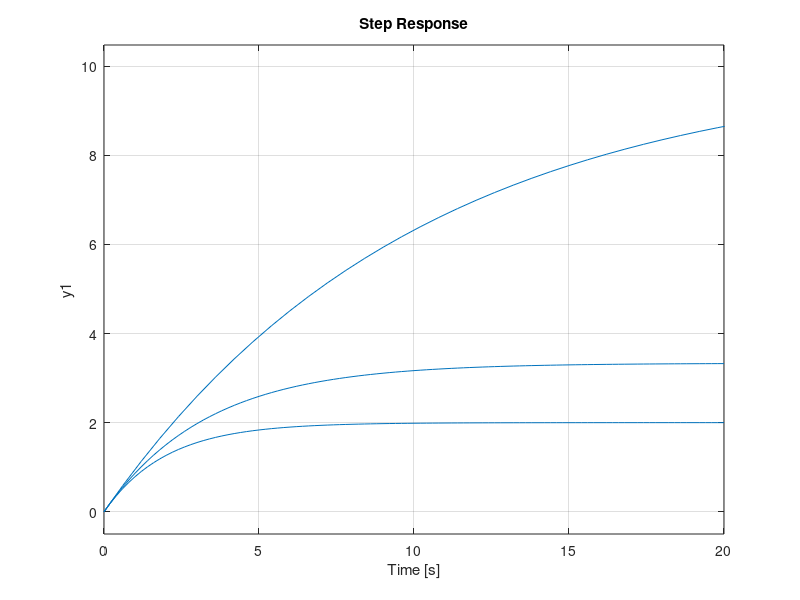

This figure's MATLAB source:
close all


Ts=0.01
s=tf('s')


m=1;
b=0.1;
M=(1/b)/(m/b*s+1)
step(M);hold on;

m=1;
b=0.3;
M=(1/b)/(m/b*s+1)
step(M);hold on;

m=1;
b=0.5;
M=(1/b)/(m/b*s+1)
step(M);hold on;